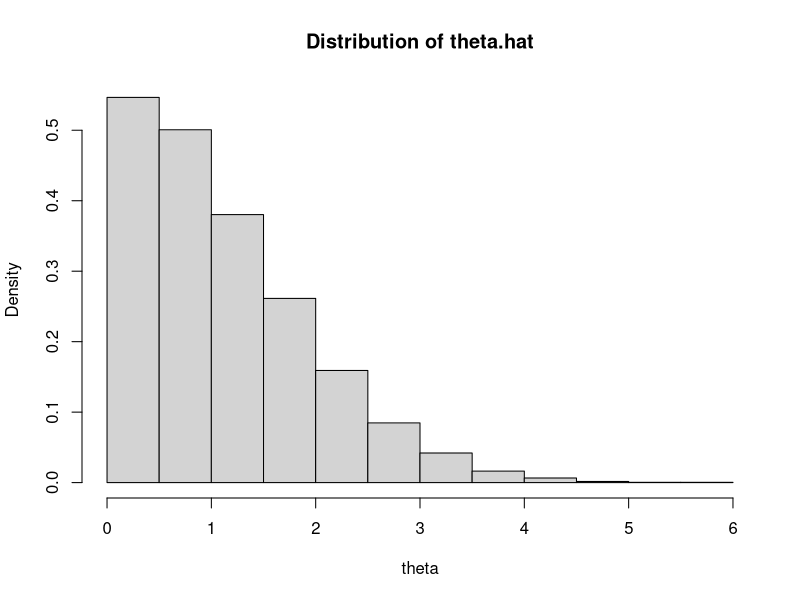

Write R code to recreate this figure.
# 2018.10.21 recap
#########################
# Monte Carlo Simulation#
#########################



##1. Simple example 1 (when X1, X2 ~ N(0,1))

# X1, X2 ~ N(0,1)
# theta = E([X1 - X2])
# Estimate theta.hat and SE of theta.hat



#1.1 generate theta
m = 20000
theta = numeric(m)
theta
for (i in 1:m)
{
  x = rnorm(2)
  theta[i] = abs(x[1]-x[2]) #abs = 절대값
  #rnorm = random generation for the normal distribution, default : mean = 0, sd = 1 
}

#1.2 Empirical distribution of theta.hat
hist(theta, main="Distribution of theta.hat", prob=TRUE)

#1.3 Monte Carlo Estimator
theta.hat = mean(theta) 
theta.hat

#1.4 Exact value of theta
2/sqrt(pi)

#1.5 Standard error of estimator of theta
sd(theta)

#1.6 Standard error of estimator of Monte Carlo estimator
sd(theta)/sqrt(m)






##2. Simple example 2 (when X1, ..., XN ~ N(2,1))

# X1, ..., XN ~ N(2,1)
# Estimate MSE of sample mean, median and trimmed mean
# 새로운 추정량 개발 시, 기존 것 보다 좋다는 걸 비교하기 위해서 MSE를 사용.
# 뭘 비교하면 되는지에 따라 MSE, C.I, alpha, beta(검정 시 오류) 중 선택
theta = 2
n = 20
m = 1000
k = 2

ave = med = tmean = numeric(m)
for (j in 1:m)
{
  x = sort(rnorm(n, theta, 1)) #절삭평균때문에 sort함
  ave[j] = mean(x)
  med[j] = median(x)
  tmean[j] = sum(x[(k+1):(n-k)])/(n-2*k) #절삭평균(작은 값, 큰 값 2개 빼고 계산)
}

#MSE of sample mean
mean((ave-theta)^2)

#MSE of sample median
median((med-theta)^2)

#MSE of sample trimmed mean
mean((tmean-theta)^2)


